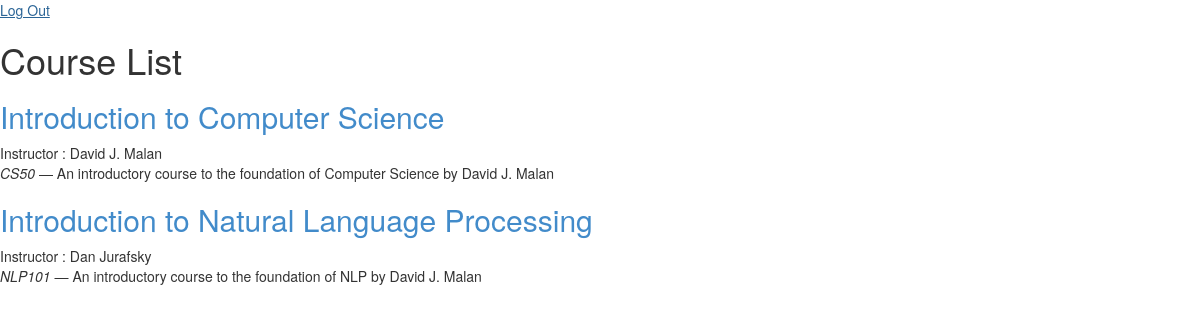
The page /home/ (signed in) on the database its author committed.
### model.py (models this page shows)
class BaseModel(Model):
	class Meta:
		database = db

class Course(BaseModel):
	id = PrimaryKeyField()
	code = CharField(unique=True)
	name = CharField()
	instructor = CharField()
	desc = TextField()

### app.py (the view)
@app.route('/home/')
@login_required
def home():
	courses = Course.select()
	return render_template('home.html', courses=courses)

### app.py (called while the page is built)
@app.before_request
def before_request():
	initialize_db()

@app.teardown_request
def teardown_request(exception):
	close_db()

def login_required(f):
	@wraps(f)
	def inner(*args, **kwargs):
		if not('username' in session) or session['username'] == None:
			return redirect(url_for('index'))
		else:
			return f(*args, **kwargs)
	return inner

### model.py (called while the page is built)
def initialize_db():
	db.connect()
	db.create_tables([User, Course, Meeting, Resource], safe=True)

### templates/home.html (shortened to what this page needs)
<!doctype html>
<html>
	<head>
		<link rel=stylesheet type=text/css href="{{ url_for('static', filename='bootstrap.min.css')}}">
	</head>
	<body>
		<a href='\logout\'>Log Out</a>
		<h1>Course List</h1>
		{% for course in courses %}
			<h2><a href="/classroom/{{course.code}}/">{{course.name}}</a></h2>
			Instructor : {{course.instructor}}
			<p><em>{{course.code}}</em> — {{course.desc}}</p>
		{% endfor %}
	</body>
</html>

### rows shown on the page
Course: name "Introduction to Computer Science", instructor "David J. Malan", code "CS50", desc "An introductory course to the foundation of Computer Science by David J. Malan"
Course: name "Introduction to Natural Language Processing", instructor "Dan Jurafsky", code "NLP101", desc "An introductory course to the foundation of NLP by David J. Malan"
